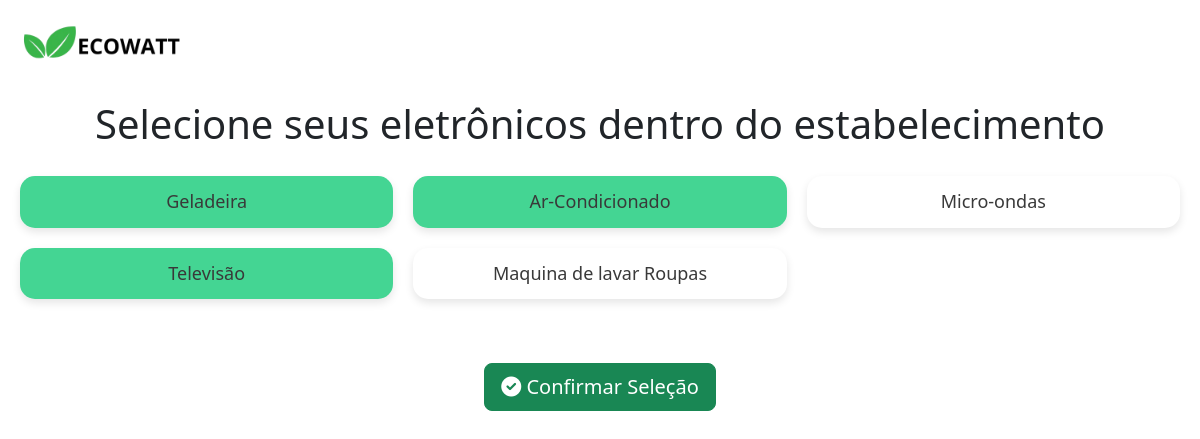
/dashboard/selecionar-equipamentos/ (signed in), run on the app's committed database.
### dashboard/models.py (models this page shows, shortened)
class Equipamento(models.Model):
    nome = models.CharField(max_length=100)
    descricao = models.TextField(blank=True, null=True)

### dashboard/views.py (the view)
# urls.py: path('selecionar-equipamentos/', views.selecionar_equipamentos,
@login_required
def selecionar_equipamentos(request):
    equipamentos = Equipamento.objects.all()  # Recupera todos os equipamentos
    user_equipamentos = UserEquipamento.objects.filter(user=request.user).values_list(
        'equipamento_id', flat=True)  # IDs dos equipamentos já selecionados
    return render(request, 'selecionar_equipamentos.html', {
        'equipamentos': equipamentos,
        'user_equipamentos': list(user_equipamentos)
    })

### dashboard/context_processors.py (called while the page is built)
def dados_dashboard(request):
    context = {}
    if request.user.is_authenticated:
        perfil, created = PerfilGamer.objects.get_or_create(user=request.user)
        pontuacao_atual = perfil.experiencia
        patente = perfil.get_patente_display()
        descricao_patente = DESCRICOES_PATENTES.get(perfil.patente, "Descrição não disponível.")
        dicas = TextoDicas.objects.all()
        if dicas.exists():
            dica_aleatoria = random.choice(dicas)  # Seleciona uma dica aleatória
            context['dica_aleatoria'] = dica_aleatoria.texto
        context.update({
            'pontuacao_atual': pontuacao_atual,
            'patente': patente,
            'descricao_patente': descricao_patente,
        })
    return context

### dashboard/templates/selecionar_equipamentos.html (shortened to what this page needs)
{% load static %}
<!DOCTYPE html>
<html lang="pt-BR">
  <head>
    <link
      href="https://cdn.jsdelivr.net/npm/bootstrap@5.3.0/dist/css/bootstrap.min.css"
      rel="stylesheet"
    />
    <link
      href="https://cdnjs.cloudflare.com/ajax/libs/font-awesome/6.0.0-beta3/css/all.min.css"
      rel="stylesheet"
    />
    <link
      rel="stylesheet"
      href="{% static 'css/dashboard/selecionar_equipamento.css' %}"
    />
    <link rel="stylesheet" href="{% static 'css/css-global.css' %}" />
  </head>
  <body>
    <div class="main-content">
      <div class="dashboard-header">
        <img
          class="logomarca"
          src="{% static 'img/main_pages/ECOWATT.png' %}"
          alt=""
        />
      </div>
      <h1>Selecione seus eletrônicos dentro do estabelecimento</h1>
      <div class="equipamentos-list">
        {% for equipamento in equipamentos %}
          <div class="equipamento-item {% if equipamento.id in user_equipamentos %}equipamento-selecionado{% endif %}" data-equipamento-id="{{ equipamento.id }}">
              <label class="equipamento-label">
                  <div class="equipamento-content">
                      <div class="equipamento-info">
                          <h5>{{ equipamento.nome }}</h5>
                      </div>
                  </div>
              </label>
          </div>
        {% endfor %}
      </div>
      <div class="text-center mt-4">
        <button id="btn-confirmar" class="btn btn-success btn-lg" disabled>
          <i class="fas fa-check-circle"></i> Confirmar Seleção
        </button>
      </div>
    </div>
  </body>
</html>

### static/css/dashboard/selecionar_equipamento.css (style rules this page uses)
.logomarca { width: 200px; height: 100px; object-fit: cover; }
.dashboard-header { display: flex; align-items: center; justify-content: start; width: 100%; }
h1 { text-align: center; }
.equipamentos-list { display: grid; grid-template-columns: repeat(3, 1fr); width: 100%; gap: 20px; padding: 20px; }
.equipamento-item { display: flex; align-items: center; justify-content: center; background-color: white; border-radius: 15px; box-shadow: 0 4px 8px rgba(0, 0, 0, 0.1); transition: transform 0.2s, box-shadow 0.2s; cursor: pointer; }
.equipamento-item.equipamento-selecionado { background-color: var(--green-light); }
.equipamento-label { display: block; padding: 15px; cursor: pointer; }
.equipamento-content { display: flex; align-items: center; }
.equipamento-info h5 { margin: 0; font-size: 18px; color: var(--text-gray); }
#btn-confirmar { margin-top: 20px; }

### static/css/css-global.css (style rules this page uses)
:root { --green-light: #44d593; --green-background: #48bf6b; --gray-light: #e6e6e6; --text-gray: #393939; --blue-button: #0d6efd; --purple-button: #5250bd; --blue-button-hover: #6bb1e4; --text-gray-light: #b3b3b3; --red-accent: rgb(214, 64, 64); --green-medium-light: #4bc954; --green-dark: #067302; --green-very-dark: #036221; --green-accent: #10bf04; }

### data on the page
Equipamento: nome "Geladeira"
Equipamento: nome "Ar-Condicionado"
Equipamento: nome "Micro-ondas"
Equipamento: nome "Televisão"
Equipamento: nome "Maquina de lavar Roupas"
